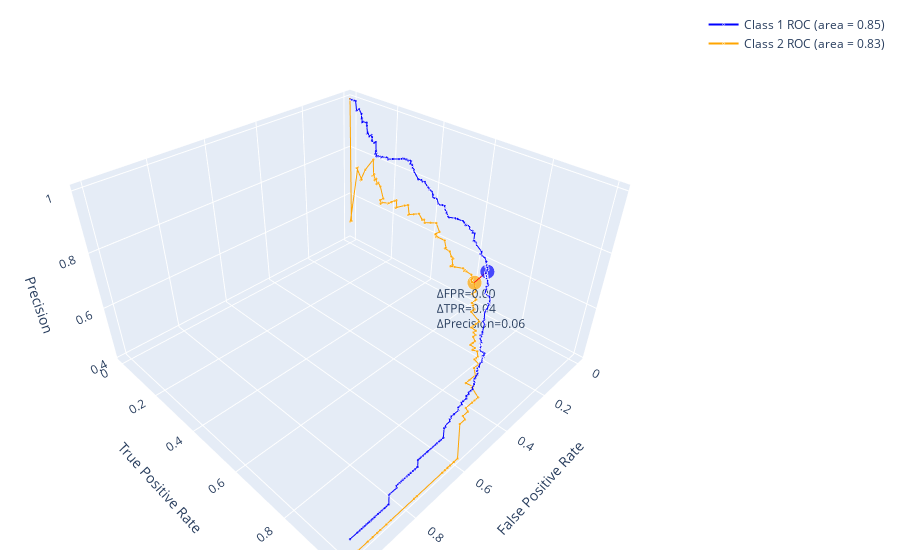
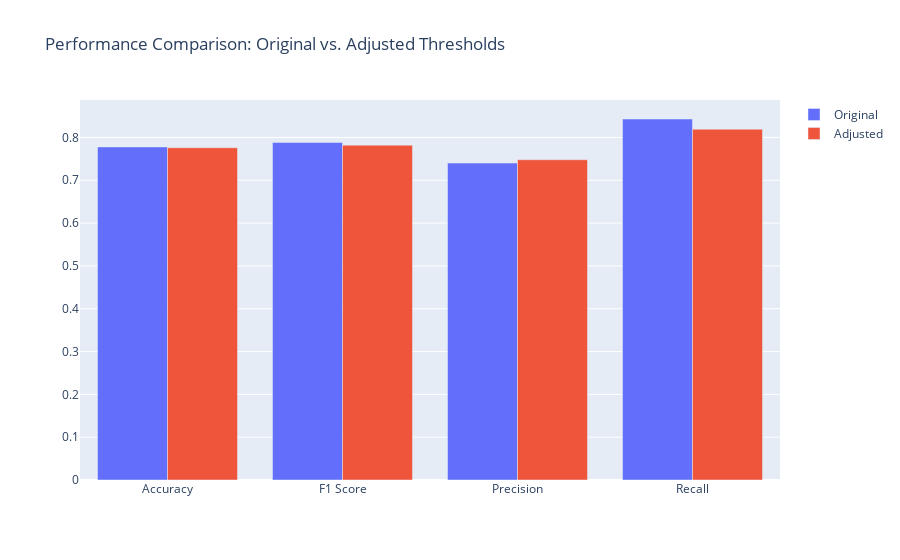

These figures' notebook cell, in order:
### Code cell
X_train, X_test, y_train, y_test, A_train, A_test = train_test_split(X, y, A, test_size=0.5, random_state=42)

clf = LogisticRegression()
clf.fit(X_train, y_train)
y_prob = clf.predict_proba(X_test)[:, 1]

class_report_for_each(X_test, y_test, clf, 'RAC1P')

model = ApproxThreshold(clf, lambda_=0.9)
model.fit(X_train, y_train, A_train)
predictions = model.predict(X_test, A_test)
model.plot_matplotlib()
model.plot_plotly()
model.plot_2d_roc()
model.plot_performance_comparison(X_test, y_test, A_test)
